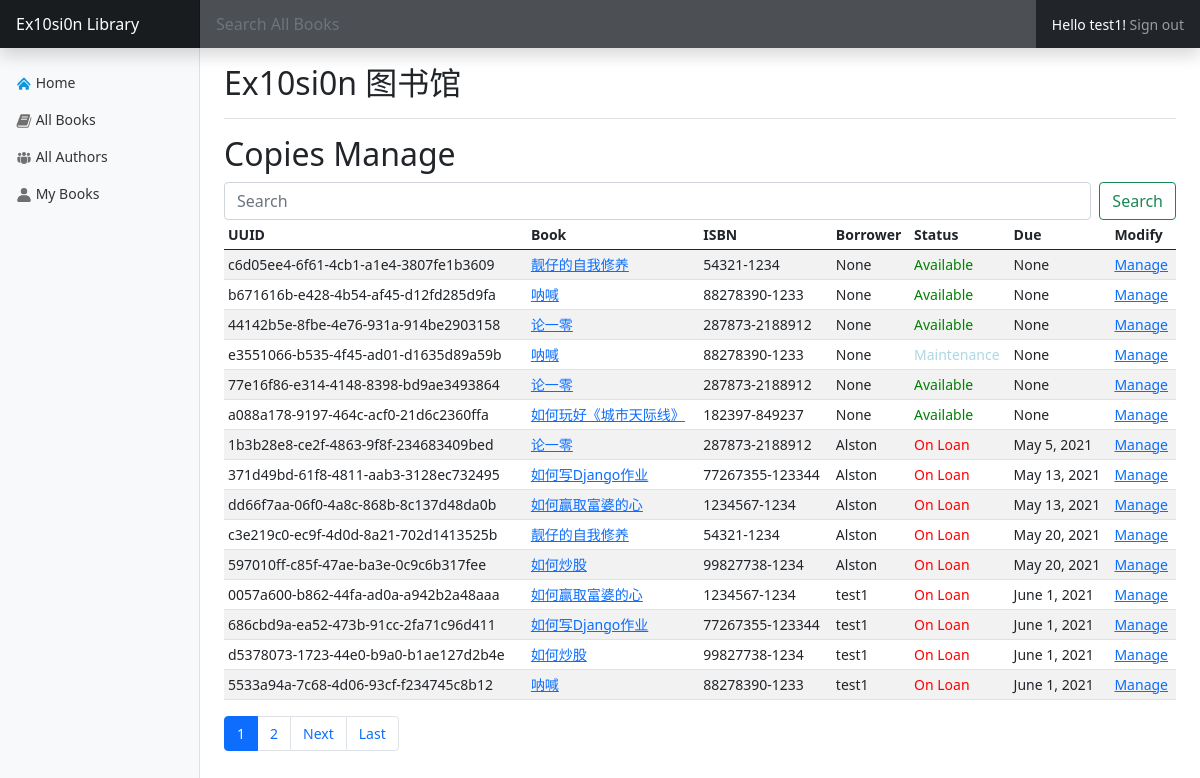
Page /copies_list/ (signed in) on the committed database.
### library/models.py (models this page shows, shortened)
class BookCopies(models.Model):
    id = models.UUIDField(primary_key=True, default=uuid.uuid4, help_text='Unique Id for this book across whole library')
    book = models.ForeignKey('Book', on_delete=models.PROTECT)
    due_back = models.DateField(null=True, blank=True)
    borrower = models.ForeignKey(settings.AUTH_USER_MODEL, on_delete=models.SET_NULL, null=True, blank=True)
    LOAN_STATUS = (
        ('m', 'Maintenance'),
        ('o', 'On loan'),
        ('a', 'Available'),
        ('r', 'Reserved'),
    )
    status = models.CharField(
        max_length=1,
        choices=LOAN_STATUS,
        blank=True,
        default='m',
        help_text='Book availability',
    )
    class Meta:
        ordering = ['due_back']

class Book(models.Model):
    title = models.CharField(max_length=200)
    author = models.ForeignKey(Author, on_delete=models.CASCADE, null=False)
    summary = models.CharField(max_length=500)
    ISBN = models.CharField(max_length=20)

### library/views.py (the view)
# urls.py: path('copies_list/', views.BookCopiesView.as_view(), name='copies_list'),
class BookCopiesView(LoginRequiredMixin, ListView):
    model = BookCopies
    template_name = 'copies_list.html'
    paginate_by = 15
    def get_context_data(self, **kwargs):
        context = super().get_context_data(**kwargs)
        context['section'] = 'copies_list'
        return context

### templates/copies_list.html (shortened to what this page needs)
{% extends 'base.html' %}
{% block MainContainer %}
        <h2>Copies Manage</h2>
        <form action="/search_copies/" method="get" class="d-flex">
            <input class="form-control me-2" type="search" placeholder="Search" aria-label="Search" name="q">
            <button class="btn btn-outline-success" type="submit">Search</button>
        </form>
        <div class="table-responsive">
            <table class="table table-striped table-sm">
                <thead>
                <tr>
                    <th>UUID</th>
                    <th>Book</th>
                    <th>ISBN</th>
                    <th>Borrower</th>
                    <th>Status</th>
                    <th>Due</th>
                    <th>Modify</th>
                </tr>
                </thead>
                <tbody>
                {% for book in object_list %}
                    <tr>
                        <td>{{ book.id }}</td>
                        <td><a href="{% url 'book_desc' book.book.pk %}">{{ book.book.title }}</a></td>
                        <td>{{ book.book.ISBN }}</td>
                        <td>{{ book.borrower }}</td>
                        {% if book.status == 'm' %}
                            <td style="color: lightblue">Maintenance</td>
                        {% endif %}
                        {% if book.status == 'o' %}
                            <td style="color: red">On Loan</td>
                        {% endif %}
                        {% if book.status == 'a' %}
                            <td style="color:green">Available</td>
                        {% endif %}
                        <td>{{ book.due_back }}</td>
                        <td><a href="{% url 'copies_manage' book.pk %}">Manage</a></td>
                    </tr>
                {% endfor %}
                </tbody>
            </table>
            <nav aria-label="...">
                <ul class="pagination">
                    {% for page in page_obj.paginator.page_range %}
                        {% if page == page_obj.number %}
                            <li class="page-item active" aria-current="page">
                                <a class="page-link" href="#">{{ page }}</a></li>
                        {% else %}
                            <li class="page-item"><a class="page-link" href="?page={{ page }}">{{ page }}</a></li>
                        {% endif %}
                    {% endfor %}
                    {% if page_obj.has_next %}
                        <li class="page-item">
                            <a class="page-link" href="?page={{ page_obj.next_page_number }}">Next</a>
                        </li>
                        <li class="page-item">
                            <a class="page-link" href="?page={{ page_obj.paginator.num_pages }}">Last</a>
                        </li>
                    {% endif %}
                </ul>
            </nav>
{% endblock %}

### templates/base.html (shortened to what this page needs)
<!DOCTYPE html>
<html lang="en">
<head>
    {% load static %}
    <link
            href="https://cdn.jsdelivr.net/npm/bootstrap@5.0.0-beta2/dist/css/bootstrap.min.css"
            rel="stylesheet"
    />
</head>
<body>
<header
        class="navbar navbar-dark sticky-top bg-dark flex-md-nowrap p-0 shadow"
>
    <a class="navbar-brand col-md-3 col-lg-2 me-0 px-3" href="#"
    >Ex10si0n Library</a
    >
    <form style="margin: 0; padding: 0" action="/search/" method="get" class="form-control form-control-dark w-100">
        <input
                class="form-control form-control-dark w-100"
                type="text"
                name="q"
                placeholder="Search All Books"
                aria-label="Search"
        />
    </form>
    {% if request.user.is_authenticated %}
        <ul class="navbar-nav px-3">
            <li class="nav-item text-nowrap">
                <span style="color: white">Hello {{ user.username }}!</span>
                <a style="display: inline" class="nav-link" href="{% url 'logout' %}">Sign out</a>
            </li>
        </ul>
    {% else %}
        <ul class="navbar-nav px-3">
            <li class="nav-item text-nowrap">
                <a class="nav-link" href="{% url 'login' %}">Login</a>
            </li>
        </ul>
    {% endif %}
</header>
<div class="container-fluid">
    <div class="row">
        <nav
                id="sidebarMenu"
                class="col-md-3 col-lg-2 d-md-block bg-light sidebar collapse"
        >
            <div class="position-sticky pt-3">
                <ul class="nav flex-column">
                    <li class="nav-item">
                        <a
                                {% if section == "home" %}
                                    class="nav-link active"
                                {% else %}
                                    class="nav-link"
                                {% endif %}
                                aria-current="page"
                                href="{% url 'home' %}"
                        >
                            Home
                        </a>
                    </li>
                    <li class="nav-item">
                        <a
                                {% if section == "book" %}
                                    class="nav-link active"
                                {% else %}
                                    class="nav-link"
                                {% endif %}
                                aria-current="page"
                                href="{% url 'book' %}"
                        >
                            All Books
                        </a>
                    </li>
                    <li class="nav-item">
                        <a
                                {% if section == "author" %}
                                    class="nav-link active"
                                {% else %}
                                    class="nav-link"
                                {% endif %}
                                href="{% url 'author' %}"
                        >
                            All Authors
                        </a>
                    </li>
                {% if request.user.is_authenticated %}
                    <li class="nav-item">
                        <a
                                {% if section == "my_books" %}
                                    class="nav-link active"
                                {% else %}
                                    class="nav-link"
                                {% endif %}
                                    href="{% url 'my_books' %}"
                        >
                            My Books
                        </a>
                    </li>
                {% endif %}
                </ul>
        </nav>
        <main class="col-md-9 ms-sm-auto col-lg-10 px-md-4">
            <div
                    class="d-flex justify-content-between flex-wrap flex-md-nowrap align-items-center pt-3 pb-2 mb-3 border-bottom"
            >
                <h1 class="h2">Ex10si0n 图书馆</h1>
            </div>
        {% block MainContainer %}
        {% endblock %}
        </main>
</body>
</html>

### templates/base.html (style rules this page uses)
body { font-size: 0.875rem; }
.sidebar { position: fixed; top: 0; bottom: 0; left: 0; z-index: 100; padding: 48px 0 0; box-shadow: inset -1px 0 0 rgba(0, 0, 0, 0.1); }
.sidebar .nav-link { font-weight: 500; color: #333; }
.navbar-brand { padding-top: 0.75rem; padding-bottom: 0.75rem; font-size: 1rem; background-color: rgba(0, 0, 0, 0.25); box-shadow: inset -1px 0 0 rgba(0, 0, 0, 0.25); }
.navbar .form-control { padding: 0.75rem 1rem; border-width: 0; border-radius: 0; }
.form-control-dark { color: #fff; background-color: rgba(255, 255, 255, 0.1); border-color: rgba(255, 255, 255, 0.1); }

### rows in the picture
BookCopies: id "c6d05ee4-6f61-4cb1-a1e4-3807fe1b3609", book "靓仔的自我修养", book.ISBN "54321-1234", borrower "None", status "Available", due_back "None"
BookCopies: id "b671616b-e428-4b54-af45-d12fd285d9fa", book "呐喊", book.ISBN "88278390-1233", borrower "None", status "Available", due_back "None"
BookCopies: id "44142b5e-8fbe-4e76-931a-914be2903158", book "论一零", book.ISBN "287873-2188912", borrower "None", status "Available", due_back "None"
BookCopies: id "e3551066-b535-4f45-ad01-d1635d89a59b", book "呐喊", book.ISBN "88278390-1233", borrower "None", status "Maintenance", due_back "None"
BookCopies: id "77e16f86-e314-4148-8398-bd9ae3493864", book "论一零", book.ISBN "287873-2188912", borrower "None", status "Available", due_back "None"
BookCopies: id "a088a178-9197-464c-acf0-21d6c2360ffa", book "如何玩好《城市天际线》", book.ISBN "182397-849237", borrower "None", status "Available", due_back "None"
BookCopies: id "1b3b28e8-ce2f-4863-9f8f-234683409bed", book "论一零", book.ISBN "287873-2188912", borrower "Alston", status "On Loan", due_back "May 5, 2021"
BookCopies: id "371d49bd-61f8-4811-aab3-3128ec732495", book "如何写Django作业", book.ISBN "77267355-123344", borrower "Alston", status "On Loan", due_back "May 13, 2021"
BookCopies: id "dd66f7aa-06f0-4a8c-868b-8c137d48da0b", book "如何赢取富婆的心", book.ISBN "1234567-1234", borrower "Alston", status "On Loan", due_back "May 13, 2021"
BookCopies: id "c3e219c0-ec9f-4d0d-8a21-702d1413525b", book "靓仔的自我修养", book.ISBN "54321-1234", borrower "Alston", status "On Loan", due_back "May 20, 2021"
BookCopies: id "597010ff-c85f-47ae-ba3e-0c9c6b317fee", book "如何炒股", book.ISBN "99827738-1234", borrower "Alston", status "On Loan", due_back "May 20, 2021"
BookCopies: id "0057a600-b862-44fa-ad0a-a942b2a48aaa", book "如何赢取富婆的心", book.ISBN "1234567-1234", borrower "test1", status "On Loan", due_back "June 1, 2021"
BookCopies: id "686cbd9a-ea52-473b-91cc-2fa71c96d411", book "如何写Django作业", book.ISBN "77267355-123344", borrower "test1", status "On Loan", due_back "June 1, 2021"
BookCopies: id "d5378073-1723-44e0-b9a0-b1ae127d2b4e", book "如何炒股", book.ISBN "99827738-1234", borrower "test1", status "On Loan", due_back "June 1, 2021"
BookCopies: id "5533a94a-7c68-4d06-93cf-f234745c8b12", book "呐喊", book.ISBN "88278390-1233", borrower "test1", status "On Loan", due_back "June 1, 2021"

### other values in the picture
{{ user.username }} "test1"
{{ page }} "1"
{{ page }} "2"
